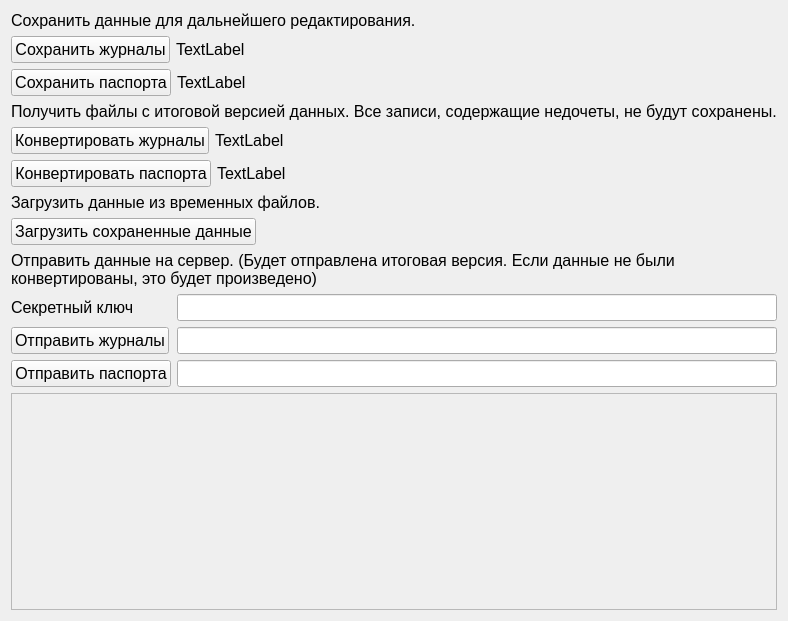
      <widget class="QWidget" name="tab">
       <attribute name="title">
        <string>Действия</string>
       </attribute>
       <layout class="QVBoxLayout" name="verticalLayout_6">
        <item>
         <widget class="QLabel" name="label_12">
          <property name="font">
           <font>
            <pointsize>12</pointsize>
           </font>
          </property>
          <property name="text">
           <string>Сохранить данные для дальнейшего редактирования.</string>
          </property>
         </widget>
        </item>
        <item>
         <layout class="QHBoxLayout" name="horizontalLayout_8">
          <item>
           <widget class="QPushButton" name="save_journals">
            <property name="sizePolicy">
             <sizepolicy hsizetype="Maximum" vsizetype="Fixed">
              <horstretch>0</horstretch>
              <verstretch>0</verstretch>
             </sizepolicy>
            </property>
            <property name="font">
             <font>
              <pointsize>12</pointsize>
             </font>
            </property>
            <property name="text">
             <string>Сохранить журналы</string>
            </property>
           </widget>
          </item>
          <item>
           <widget class="QLabel" name="journals_temp_path">
            <property name="font">
             <font>
              <pointsize>12</pointsize>
             </font>
            </property>
            <property name="text">
             <string>TextLabel</string>
            </property>
            <property name="wordWrap">
             <bool>true</bool>
            </property>
           </widget>
          </item>
         </layout>
        </item>
        <item>
         <layout class="QHBoxLayout" name="horizontalLayout_10">
          <item>
           <widget class="QPushButton" name="save_passports">
            <property name="sizePolicy">
             <sizepolicy hsizetype="Maximum" vsizetype="Fixed">
              <horstretch>0</horstretch>
              <verstretch>0</verstretch>
             </sizepolicy>
            </property>
            <property name="font">
             <font>
              <pointsize>12</pointsize>
             </font>
            </property>
            <property name="text">
             <string>Сохранить паспорта</string>
            </property>
           </widget>
          </item>
          <item>
           <widget class="QLabel" name="passports_temp_path">
            <property name="font">
             <font>
              <pointsize>12</pointsize>
             </font>
            </property>
            <property name="text">
             <string>TextLabel</string>
            </property>
            <property name="wordWrap">
             <bool>true</bool>
            </property>
           </widget>
          </item>
         </layout>
        </item>
        <item>
         <widget class="QLabel" name="label_15">
          <property name="font">
           <font>
            <pointsize>12</pointsize>
           </font>
          </property>
          <property name="text">
           <string>Получить файлы с итоговой версией данных. Все записи, содержащие недочеты, не будут сохранены.</string>
          </property>
         </widget>
        </item>
        <item>
         <layout class="QHBoxLayout" name="horizontalLayout_14">
          <item>
           <widget class="QPushButton" name="convert_journals">
            <property name="sizePolicy">
             <sizepolicy hsizetype="Maximum" vsizetype="Fixed">
              <horstretch>0</horstretch>
              <verstretch>0</verstretch>
             </sizepolicy>
            </property>
            <property name="font">
             <font>
              <pointsize>12</pointsize>
             </font>
            </property>
            <property name="text">
             <string>Конвертировать журналы</string>
            </property>
           </widget>
          </item>
          <item>
           <widget class="QLabel" name="journals_final_path">
            <property name="font">
             <font>
              <pointsize>12</pointsize>
             </font>
            </property>
            <property name="text">
             <string>TextLabel</string>
            </property>
            <property name="wordWrap">
             <bool>true</bool>
            </property>
           </widget>
          </item>
         </layout>
        </item>
        <item>
         <layout class="QHBoxLayout" name="horizontalLayout_15">
          <item>
           <widget class="QPushButton" name="convert_passports">
            <property name="sizePolicy">
             <sizepolicy hsizetype="Maximum" vsizetype="Fixed">
              <horstretch>0</horstretch>
              <verstretch>0</verstretch>
             </sizepolicy>
            </property>
            <property name="font">
             <font>
              <pointsize>12</pointsize>
             </font>
            </property>
            <property name="text">
             <string>Конвертировать паспорта</string>
            </property>
           </widget>
          </item>
          <item>
           <widget class="QLabel" name="passports_final_path">
            <property name="font">
             <font>
              <pointsize>12</pointsize>
             </font>
            </property>
            <property name="text">
             <string>TextLabel</string>
            </property>
            <property name="wordWrap">
             <bool>true</bool>
            </property>
           </widget>
          </item>
         </layout>
        </item>
        <item>
         <widget class="QLabel" name="label_16">
          <property name="font">
           <font>
            <pointsize>12</pointsize>
           </font>
          </property>
          <property name="text">
           <string>Загрузить данные из временных файлов.</string>
          </property>
         </widget>
        </item>
        <item>
         <layout class="QHBoxLayout" name="horizontalLayout_16">
          <item>
           <widget class="QPushButton" name="import_data">
            <property name="sizePolicy">
             <sizepolicy hsizetype="Maximum" vsizetype="Fixed">
              <horstretch>0</horstretch>
              <verstretch>0</verstretch>
             </sizepolicy>
            </property>
            <property name="font">
             <font>
              <pointsize>12</pointsize>
             </font>
            </property>
            <property name="text">
             <string>Загрузить сохраненные данные</string>
            </property>
           </widget>
          </item>
          <item>
           <spacer name="horizontalSpacer">
            <property name="orientation">
             <enum>Qt::Horizontal</enum>
            </property>
            <property name="sizeHint" stdset="0">
             <size>
              <width>40</width>
              <height>20</height>
             </size>
            </property>
           </spacer>
          </item>
         </layout>
        </item>
        <item>
         <widget class="QLabel" name="label_17">
          <property name="font">
           <font>
            <pointsize>12</pointsize>
           </font>
          </property>
          <property name="text">
           <string>Отправить данные на сервер. (Будет отправлена итоговая версия. Если данные не были конвертированы, это будет произведено)</string>
          </property>
          <property name="scaledContents">
           <bool>false</bool>
          </property>
          <property name="wordWrap">
           <bool>true</bool>
          </property>
         </widget>
        </item>
        <item>
         <layout class="QFormLayout" name="formLayout_2">
          <property name="sizeConstraint">
           <enum>QLayout::SetDefaultConstraint</enum>
          </property>
          <property name="fieldGrowthPolicy">
           <enum>QFormLayout::AllNonFixedFieldsGrow</enum>
          </property>
          <property name="rowWrapPolicy">
           <enum>QFormLayout::DontWrapRows</enum>
          </property>
          <property name="labelAlignment">
           <set>Qt::AlignLeading|Qt::AlignLeft|Qt::AlignVCenter</set>
          </property>
          <property name="bottomMargin">
           <number>0</number>
          </property>
          <item row="0" column="0">
           <widget class="QLabel" name="label_18">
            <property name="font">
             <font>
              <pointsize>12</pointsize>
             </font>
            </property>
            <property name="text">
             <string>Секретный ключ</string>
            </property>
           </widget>
          </item>
          <item row="0" column="1">
           <widget class="QLineEdit" name="secret_key">
            <property name="font">
             <font>
              <pointsize>12</pointsize>
             </font>
            </property>
           </widget>
          </item>
          <item row="1" column="0">
           <widget class="QPushButton" name="upload_journals">
            <property name="sizePolicy">
             <sizepolicy hsizetype="Expanding" vsizetype="Fixed">
              <horstretch>0</horstretch>
              <verstretch>0</verstretch>
             </sizepolicy>
            </property>
            <property name="font">
             <font>
              <pointsize>12</pointsize>
             </font>
            </property>
            <property name="text">
             <string>Отправить журналы</string>
            </property>
           </widget>
          </item>
          <item row="1" column="1">
           <widget class="QLineEdit" name="journals_uploading_link">
            <property name="font">
             <font>
              <pointsize>12</pointsize>
             </font>
            </property>
           </widget>
          </item>
          <item row="2" column="0">
           <widget class="QPushButton" name="upload_passports">
            <property name="sizePolicy">
             <sizepolicy hsizetype="Expanding" vsizetype="Fixed">
              <horstretch>0</horstretch>
              <verstretch>0</verstretch>
             </sizepolicy>
            </property>
            <property name="font">
             <font>
              <pointsize>12</pointsize>
             </font>
            </property>
            <property name="text">
             <string>Отправить паспорта</string>
            </property>
           </widget>
          </item>
          <item row="2" column="1">
           <widget class="QLineEdit" name="passports_uploading_link">
            <property name="font">
             <font>
              <pointsize>12</pointsize>
             </font>
            </property>
           </widget>
          </item>
         </layout>
        </item>
        <item>
         <widget class="QScrollArea" name="scrollArea_8">
          <property name="widgetResizable">
           <bool>true</bool>
          </property>
          <widget class="QWidget" name="scrollAreaWidgetContents_5">
           <property name="geometry">
            <rect>
             <x>0</x>
             <y>0</y>
             <width>948</width>
             <height>355</height>
            </rect>
           </property>
           <layout class="QVBoxLayout" name="verticalLayout_12">
            <item>
             <layout class="QVBoxLayout" name="actions_notifier"/>
            </item>
            <item>
             <spacer name="verticalSpacer_13">
              <property name="orientation">
               <enum>Qt::Vertical</enum>
              </property>
              <property name="sizeHint" stdset="0">
               <size>
                <width>20</width>
                <height>197</height>
               </size>
              </property>
             </spacer>
            </item>
           </layout>
          </widget>
         </widget>
        </item>
       </layout>
      </widget>
